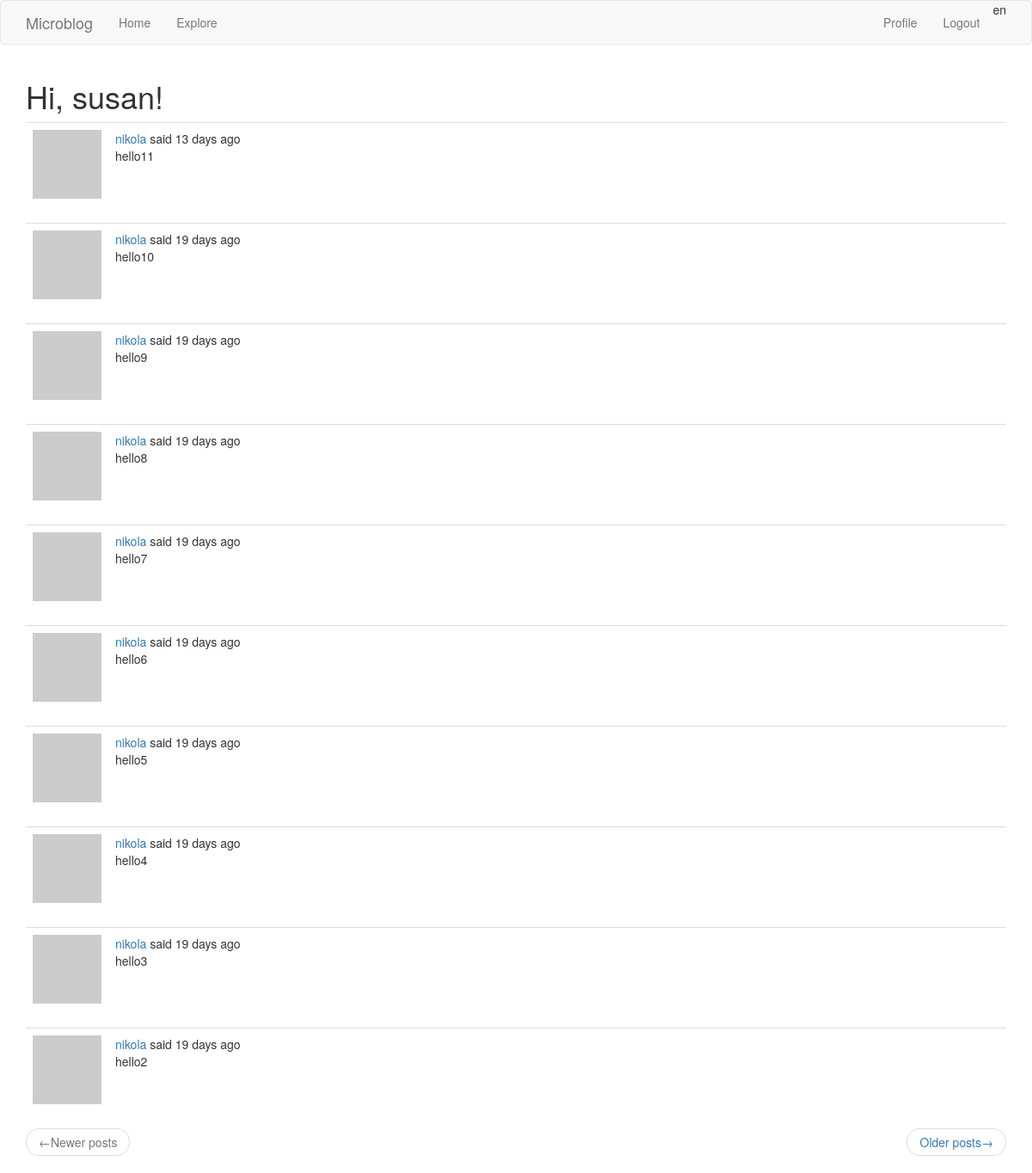
The page /explore (signed in) on the database as committed earlier.
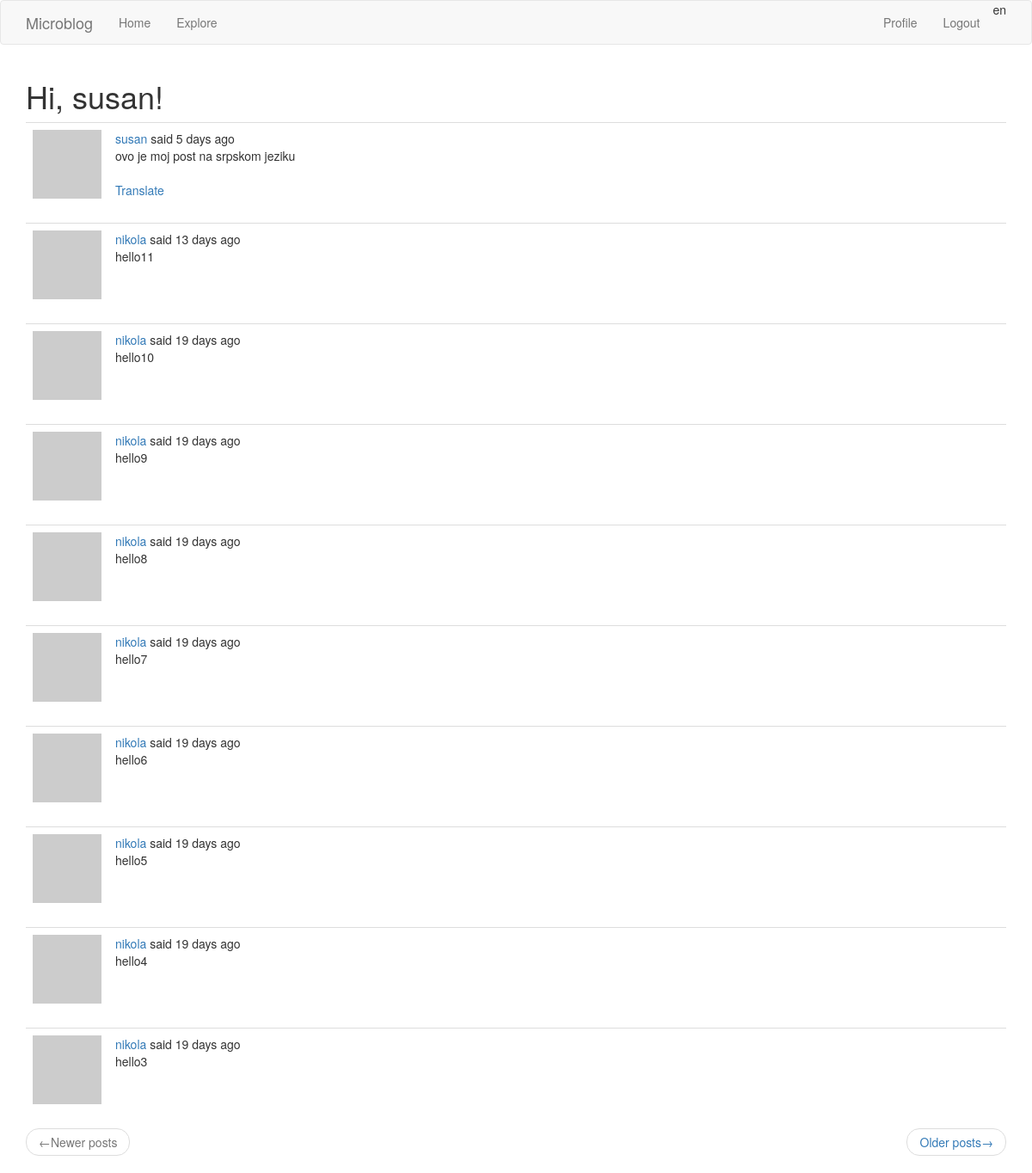
The same page on the database as committed later.
### app1/models.py (models this page shows, shortened)
class Post(db.Model):
    id = db.Column(db.Integer, primary_key=True)
    body = db.Column(db.String(140))
    timestamp = db.Column(db.DateTime, index=True, default=datetime.utcnow)
    user_id = db.Column(db.Integer, db.ForeignKey('user.id'))
    language = db.Column(db.String(5))

### app1/routes.py (the view)
@app.route('/explore')
@login_required
def explore():
    page = request.args.get('page', 1, type=int)
    posts = Post.query.order_by(Post.timestamp.desc()).paginate(
        page, app.config['POSTS_PER_PAGE'], False)
    next_url = url_for('explore', page=posts.next_num) \
        if posts.has_next else None
    prev_url = url_for('explore', page=posts.prev_num) \
        if posts.has_prev else None
    return render_template('index.html', title=_('Explore'), posts=posts.items, next_url=next_url, prev_url=prev_url)

### app1/models.py (called while the page is built)
@login.user_loader
def load_user(id):
    return User.query.get(int(id))

    def avatar(self, size):
        digest = md5(self.email.lower().encode('utf-8')).hexdigest()
        return 'https://www.gravatar.com/avatar/{}?d=identicon&s={}'.format(digest, size)

### app1/routes.py (called while the page is built)
@app.before_request
def before_request():
    if current_user.is_authenticated:
        current_user.last_seen = datetime.utcnow()
        db.session.commit()
    g.locale = str(get_locale())

### app1/templates/index.html (shortened to what this page needs)
{% extends "base.html" %}
{% import 'bootstrap/wtf.html' as wtf %}
{% block app_content %}
        <h1>{{ _('Hi, %(username)s!', username=current_user.username) }}</h1>
        {% for post in posts %}
        	{% include "_post.html" %}
        {% endfor %}
        <nav aria-label="...">
                <ul class="pager">
                    <li class="previous{% if not prev_url %} disabled{% endif %}">
                        <a href="{{ prev_url or '#' }}">
                            <span aria-hidden="true">&larr;</span>{{ _('Newer posts') }}
                        </a>
                    </li>
                    <li class="next{% if not next_url %} disabled{% endif %}">
                        <a href="{{ next_url or '#' }}">
                             {{ _('Older posts') }}<span aria-hidden="true">&rarr;</span>
                        </a>
                    </li>
                </ul>
        </nav>
{% endblock %}}

### app1/templates/_post.html (shortened to what this page needs)
<table class="table table-hover">
    <tr>
        <td width="70px">
            <a href="{{ url_for('user', username=post.author.username) }}">
                <img src="{{ post.author.avatar(70) }}" />
            </a>
        </td>
        <td>
            {{ _('%(username)s said %(when)s',
                username=user_link, when=moment(post.timestamp).fromNow()) }}
            <br>
            <span id="post{{ post.id }}">{{ post.body }}</span>
            <br><br>
             {% if post.language and post.language != g.locale %}
                <span id="translation{{ post.id }}">
                    <a href="javascript:translate_js(
                                '#post{{ post.id }}',
                                '#translation{{ post.id }}',
                                '{{ post.language }}',
                                '{{ g.locale }}');">{{ _('Translate') }}</a>
                </span>
             {% endif %}
        </td>
    </tr>
</table>

Rows that differ between the two databases and show on the page:
no longer on this page (row unchanged): Post: body "hello2"
added Post: body "ovo je moj post na srpskom jeziku"
